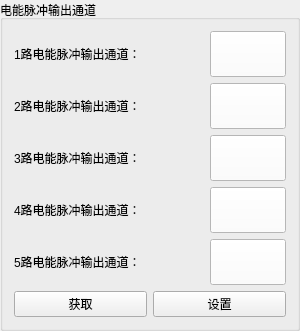
                      <widget class="QGroupBox" name="groupBox_16">
                       <property name="minimumSize">
                        <size>
                         <width>300</width>
                         <height>0</height>
                        </size>
                       </property>
                       <property name="title">
                        <string>电能脉冲输出通道</string>
                       </property>
                       <layout class="QVBoxLayout" name="verticalLayout_27">
                        <item>
                         <layout class="QHBoxLayout" name="horizontalLayout_74">
                          <item>
                           <widget class="QLabel" name="label_86">
                            <property name="text">
                             <string>1路电能脉冲输出通道：</string>
                            </property>
                           </widget>
                          </item>
                          <item>
                           <widget class="QPushButton" name="pushButton_50">
                            <property name="minimumSize">
                             <size>
                              <width>76</width>
                              <height>46</height>
                             </size>
                            </property>
                            <property name="maximumSize">
                             <size>
                              <width>76</width>
                              <height>46</height>
                             </size>
                            </property>
                            <property name="autoFillBackground">
                             <bool>false</bool>
                            </property>
                            <property name="styleSheet">
                             <string notr="true">background-color: rgb(255, 255, 255);</string>
                            </property>
                            <property name="text">
                             <string/>
                            </property>
                            <property name="icon">
                             <iconset resource="resource.qrc">
                              <normaloff>:/image/switch_off.png</normaloff>:/image/switch_off.png</iconset>
                            </property>
                            <property name="iconSize">
                             <size>
                              <width>72</width>
                              <height>72</height>
                             </size>
                            </property>
                            <property name="flat">
                             <bool>false</bool>
                            </property>
                           </widget>
                          </item>
                         </layout>
                        </item>
                        <item>
                         <layout class="QHBoxLayout" name="horizontalLayout_71">
                          <item>
                           <widget class="QLabel" name="label_77">
                            <property name="text">
                             <string>2路电能脉冲输出通道：</string>
                            </property>
                           </widget>
                          </item>
                          <item>
                           <widget class="QPushButton" name="pushButton_47">
                            <property name="minimumSize">
                             <size>
                              <width>76</width>
                              <height>46</height>
                             </size>
                            </property>
                            <property name="maximumSize">
                             <size>
                              <width>76</width>
                              <height>46</height>
                             </size>
                            </property>
                            <property name="autoFillBackground">
                             <bool>false</bool>
                            </property>
                            <property name="styleSheet">
                             <string notr="true">background-color: rgb(255, 255, 255);</string>
                            </property>
                            <property name="text">
                             <string/>
                            </property>
                            <property name="icon">
                             <iconset resource="resource.qrc">
                              <normaloff>:/image/switch_off.png</normaloff>:/image/switch_off.png</iconset>
                            </property>
                            <property name="iconSize">
                             <size>
                              <width>72</width>
                              <height>72</height>
                             </size>
                            </property>
                            <property name="flat">
                             <bool>false</bool>
                            </property>
                           </widget>
                          </item>
                         </layout>
                        </item>
                        <item>
                         <layout class="QHBoxLayout" name="horizontalLayout_72">
                          <item>
                           <widget class="QLabel" name="label_78">
                            <property name="text">
                             <string>3路电能脉冲输出通道：</string>
                            </property>
                           </widget>
                          </item>
                          <item>
                           <widget class="QPushButton" name="pushButton_48">
                            <property name="minimumSize">
                             <size>
                              <width>76</width>
                              <height>46</height>
                             </size>
                            </property>
                            <property name="maximumSize">
                             <size>
                              <width>76</width>
                              <height>46</height>
                             </size>
                            </property>
                            <property name="autoFillBackground">
                             <bool>false</bool>
                            </property>
                            <property name="styleSheet">
                             <string notr="true">background-color: rgb(255, 255, 255);</string>
                            </property>
                            <property name="text">
                             <string/>
                            </property>
                            <property name="icon">
                             <iconset resource="resource.qrc">
                              <normaloff>:/image/switch_off.png</normaloff>:/image/switch_off.png</iconset>
                            </property>
                            <property name="iconSize">
                             <size>
                              <width>72</width>
                              <height>72</height>
                             </size>
                            </property>
                            <property name="flat">
                             <bool>false</bool>
                            </property>
                           </widget>
                          </item>
                         </layout>
                        </item>
                        <item>
                         <layout class="QHBoxLayout" name="horizontalLayout_73">
                          <item>
                           <widget class="QLabel" name="label_79">
                            <property name="text">
                             <string>4路电能脉冲输出通道：</string>
                            </property>
                           </widget>
                          </item>
                          <item>
                           <widget class="QPushButton" name="pushButton_49">
                            <property name="minimumSize">
                             <size>
                              <width>76</width>
                              <height>46</height>
                             </size>
                            </property>
                            <property name="maximumSize">
                             <size>
                              <width>76</width>
                              <height>46</height>
                             </size>
                            </property>
                            <property name="autoFillBackground">
                             <bool>false</bool>
                            </property>
                            <property name="styleSheet">
                             <string notr="true">background-color: rgb(255, 255, 255);</string>
                            </property>
                            <property name="text">
                             <string/>
                            </property>
                            <property name="icon">
                             <iconset resource="resource.qrc">
                              <normaloff>:/image/switch_off.png</normaloff>:/image/switch_off.png</iconset>
                            </property>
                            <property name="iconSize">
                             <size>
                              <width>72</width>
                              <height>72</height>
                             </size>
                            </property>
                            <property name="flat">
                             <bool>false</bool>
                            </property>
                           </widget>
                          </item>
                         </layout>
                        </item>
                        <item>
                         <layout class="QHBoxLayout" name="horizontalLayout_75">
                          <item>
                           <widget class="QLabel" name="label_87">
                            <property name="text">
                             <string>5路电能脉冲输出通道：</string>
                            </property>
                           </widget>
                          </item>
                          <item>
                           <widget class="QPushButton" name="pushButton_51">
                            <property name="minimumSize">
                             <size>
                              <width>76</width>
                              <height>46</height>
                             </size>
                            </property>
                            <property name="maximumSize">
                             <size>
                              <width>76</width>
                              <height>46</height>
                             </size>
                            </property>
                            <property name="autoFillBackground">
                             <bool>false</bool>
                            </property>
                            <property name="styleSheet">
                             <string notr="true">background-color: rgb(255, 255, 255);</string>
                            </property>
                            <property name="text">
                             <string/>
                            </property>
                            <property name="icon">
                             <iconset resource="resource.qrc">
                              <normaloff>:/image/switch_off.png</normaloff>:/image/switch_off.png</iconset>
                            </property>
                            <property name="iconSize">
                             <size>
                              <width>72</width>
                              <height>72</height>
                             </size>
                            </property>
                            <property name="flat">
                             <bool>false</bool>
                            </property>
                           </widget>
                          </item>
                         </layout>
                        </item>
                        <item>
                         <layout class="QHBoxLayout" name="horizontalLayout_76">
                          <item>
                           <widget class="QPushButton" name="pushButton_52">
                            <property name="text">
                             <string>获取</string>
                            </property>
                           </widget>
                          </item>
                          <item>
                           <widget class="QPushButton" name="pushButton_53">
                            <property name="text">
                             <string>设置</string>
                            </property>
                           </widget>
                          </item>
                         </layout>
                        </item>
                       </layout>
                      </widget>
